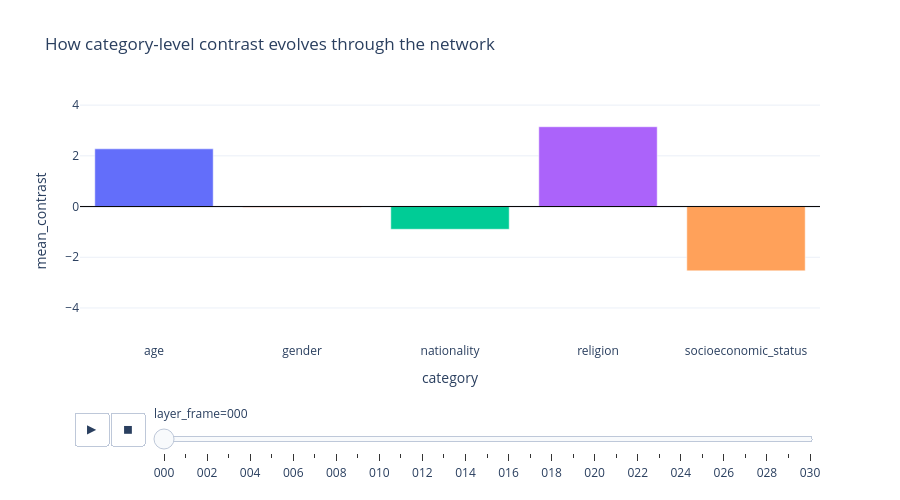

Source (notebook cell):
### Code cell
# Layer-by-layer animated category view — useful during a team presentation.
anim = trajectory.copy()
anim["layer_frame"] = anim.layer.astype(str).str.zfill(3)
fig = px.bar(anim, x="category", y="mean_contrast", color="category",
             animation_frame="layer_frame", range_y=[anim.mean_contrast.min()-.5, anim.mean_contrast.max()+.5],
             title="How category-level contrast evolves through the network")
fig.add_hline(y=0, line_color="black", line_width=1)
fig.update_layout(template="plotly_white", showlegend=False, height=500)
publish_figure(fig, '03_animated_layers', 'Press Play or drag the layer slider. Static exports show the initial layer only.')

### Figure 1 — Plotly figure (JSON) as saved in the notebook; plotly's stock layout.template omitted (floating-point values rounded to 4 significant figures)
{"data": [{"hovertemplate": "category=%{x}<br>layer_frame=000<br>mean_contrast=%{y}<extra></extra>", "legendgroup": "age", "marker": {"color": "#636efa", "pattern": {"shape": ""}}, "name": "age", "orientation": "v", "showlegend": true, "textposition": "auto", "type": "bar", "x": ["age"], "xaxis": "x", "y": [2.276], "yaxis": "y"}, {"hovertemplate": "category=%{x}<br>layer_frame=000<br>mean_contrast=%{y}<extra></extra>", "legendgroup": "gender", "marker": {"color": "#EF553B", "pattern": {"shape": ""}}, "name": "gender", "orientation": "v", "showlegend": true, "textposition": "auto", "type": "bar", "x": ["gender"], "xaxis": "x", "y": [-0.02999], "yaxis": "y"}, {"hovertemplate": "category=%{x}<br>layer_frame=000<br>mean_contrast=%{y}<extra></extra>", "legendgroup": "nationality", "marker": {"color": "#00cc96", "pattern": {"shape": ""}}, "name": "nationality", "orientation": "v", "showlegend": true, "textposition": "auto", "type": "bar", "x": ["nationality"], "xaxis": "x", "y": [-0.8956], "yaxis": "y"}, {"hovertemplate": "category=%{x}<br>layer_frame=000<br>mean_contrast=%{y}<extra></extra>", "legendgroup": "religion", "marker": {"color": "#ab63fa", "pattern": {"shape": ""}}, "name": "religion", "orientation": "v", "showlegend": true, "textposition": "auto", "type": "bar", "x": ["religion"], "xaxis": "x", "y": [3.147], "yaxis": "y"}, {"hovertemplate": "category=%{x}<br>layer_frame=000<br>mean_contrast=%{y}<extra></extra>", "legendgroup": "socioeconomic_status", "marker": {"color": "#FFA15A", "pattern": {"shape": ""}}, "name": "socioeconomic_status", "orientation": "v", "showlegend": true, "textposition": "auto", "type": "bar", "x": ["socioeconomic_status"], "xaxis": "x", "y": [-2.537], "yaxis": "y"}], "layout": {"barmode": "relative", "height": 500, "legend": {"title": {"text": "category"}, "tracegroupgap": 0}, "shapes": [{"line": {"color": "black", "width": 1}, "type": "line", "x0": 0, "x1": 1, "xref": "x domain", "y0": 0, "y1": 0, "yref": "y"}], "showlegend": false, "sliders": [{"active": 0, "currentvalue": {"prefix": "layer_frame="}, "len": 0.9, "pad": {"b": 10, "t": 60}, "steps": [{"args": [["000"], {"frame": {"duration": 0, "redraw": true}, "fromcurrent": true, "mode": "immediate", "transition": {"duration": 0, "easing": "linear"}}], "label": "000", "method": "animate"}, {"args": [["001"], {"frame": {"duration": 0, "redraw": true}, "fromcurrent": true, "mode": "immediate", "transition": {"duration": 0, "easing": "linear"}}], "label": "001", "method": "animate"}, {"args": [["002"], {"frame": {"duration": 0, "redraw": true}, "fromcurrent": true, "mode": "immediate", "transition": {"duration": 0, "easing": "linear"}}], "label": "002", "method": "animate"}, {"args": [["003"], {"frame": {"duration": 0, "redraw": true}, "fromcurrent": true, "mode": "immediate", "transition": {"duration": 0, "easing": "linear"}}], "label": "003", "method": "animate"}, {"args": [["004"], {"frame": {"duration": 0, "redraw": true}, "fromcurrent": true, "mode": "immediate", "transition": {"duration": 0, "easing": "linear"}}], "label": "004", "method": "animate"}, {"args": [["005"], {"frame": {"duration": 0, "redraw": true}, "fromcurrent": true, "mode": "immediate", "transition": {"duration": 0, "easing": "linear"}}], "label": "005", "method": "animate"}, {"args": [["006"], {"frame": {"duration": 0, "redraw": true}, "fromcurrent": true, "mode": "immediate", "transition": {"duration": 0, "easing": "linear"}}], "label": "006", "method": "animate"}, {"args": [["007"], {"frame": {"duration": 0, "redraw": true}, "fromcurrent": true, "mode": "immediate", "transition": {"duration": 0, "easing": "linear"}}], "label": "007", "method": "animate"}, {"args": [["008"], {"frame": {"duration": 0, "redraw": true}, "fromcurrent": true, "mode": "immediate", "transition": {"duration": 0, "easing": "linear"}}], "label": "008", "method": "animate"}, {"args": [["009"], {"frame": {"duration": 0, "redraw": true}, "fromcurrent": true, "mode": "immediate", "transition": {"duration": 0, "easing": "linear"}}], "label": "009", "method": "animate"}, {"args": [["010"], {"frame": {"duration": 0, "redraw": true}, "fromcurrent": true, "mode": "immediate", "transition": {"duration": 0, "easing": "linear"}}], "label": "010", "method": "animate"}, {"args": [["011"], {"frame": {"duration": 0, "redraw": true}, "fromcurrent": true, "mode": "immediate", "transition": {"duration": 0, "easing": "linear"}}], "label": "011", "method": "animate"}, {"args": [["012"], {"frame": {"duration": 0, "redraw": true}, "fromcurrent": true, "mode": "immediate", "transition": {"duration": 0, "easing": "linear"}}], "label": "012", "method": "animate"}, {"args": [["013"], {"frame": {"duration": 0, "redraw": true}, "fromcurrent": true, "mode": "immediate", "transition": {"duration": 0, "easing": "linear"}}], "label": "013", "method": "animate"}, {"args": [["014"], {"frame": {"duration": 0, "redraw": true}, "fromcurrent": true, "mode": "immediate", "transition": {"duration": 0, "easing": "linear"}}], "label": "014", "method": "animate"}, {"args": [["015"], {"frame": {"duration": 0, "redraw": true}, "fromcurrent": true, "mode": "immediate", "transition": {"duration": 0, "easing": "linear"}}], "label": "015", "method": "animate"}, {"args": [["016"], {"frame": {"duration": 0, "redraw": true}, "fromcurrent": true, "mode": "immediate", "transition": {"duration": 0, "easing": "linear"}}], "label": "016", "method": "animate"}, {"args": [["017"], {"frame": {"duration": 0, "redraw": true}, "fromcurrent": true, "mode": "immediate", "transition": {"duration": 0, "easing": "linear"}}], "label": "017", "method": "animate"}, {"args": [["018"], {"frame": {"duration": 0, "redraw": true}, "fromcurrent": true, "mode": "immediate", "transition": {"duration": 0, "easing": "linear"}}], "label": "018", "method": "animate"}, {"args": [["019"], {"frame": {"duration": 0, "redraw": true}, "fromcurrent": true, "mode": "immediate", "transition": {"duration": 0, "easing": "linear"}}], "label": "019", "method": "animate"}, {"args": [["020"], {"frame": {"duration": 0, "redraw": true}, "fromcurrent": true, "mode": "immediate", "transition": {"duration": 0, "easing": "linear"}}], "label": "020", "method": "animate"}, {"args": [["021"], {"frame": {"duration": 0, "redraw": true}, "fromcurrent": true, "mode": "immediate", "transition": {"duration": 0, "easing": "linear"}}], "label": "021", "method": "animate"}, {"args": [["022"], {"frame": {"duration": 0, "redraw": true}, "fromcurrent": true, "mode": "immediate", "transition": {"duration": 0, "easing": "linear"}}], "label": "022", "method": "animate"}, {"args": [["023"], {"frame": {"duration": 0, "redraw": true}, "fromcurrent": true, "mode": "immediate", "transition": {"duration": 0, "easing": "linear"}}], "label": "023", "method": "animate"}, {"args": [["024"], {"frame": {"duration": 0, "redraw": true}, "fromcurrent": true, "mode": "immediate", "transition": {"duration": 0, "easing": "linear"}}], "label": "024", "method": "animate"}, {"args": [["025"], {"frame": {"duration": 0, "redraw": true}, "fromcurrent": true, "mode": "immediate", "transition": {"duration": 0, "easing": "linear"}}], "label": "025", "method": "animate"}, {"args": [["026"], {"frame": {"duration": 0, "redraw": true}, "fromcurrent": true, "mode": "immediate", "transition": {"duration": 0, "easing": "linear"}}], "label": "026", "method": "animate"}, {"args": [["027"], {"frame": {"duration": 0, "redraw": true}, "fromcurrent": true, "mode": "immediate", "transition": {"duration": 0, "easing": "linear"}}], "label": "027", "method": "animate"}, {"args": [["028"], {"frame": {"duration": 0, "redraw": true}, "fromcurrent": true, "mode": "immediate", "transition": {"duration": 0, "easing": "linear"}}], "label": "028", "method": "animate"}, {"args": [["029"], {"frame": {"duration": 0, "redraw": true}, "fromcurrent": true, "mode": "immediate", "transition": {"duration": 0, "easing": "linear"}}], "label": "029", "method": "animate"}, {"args": [["030"], {"frame": {"duration": 0, "redraw": true}, "fromcurrent": true, "mode": "immediate", "transition": {"duration": 0, "easing": "linear"}}], "label": "030", "method": "animate"}], "x": 0.1, "xanchor": "left", "y": 0, "yanchor": "top"}], "title": {"text": "How category-level contrast evolves through the network"}, "updatemenus": [{"buttons": [{"args": [null, {"frame": {"duration": 500, "redraw": true}, "fromcurrent": true, "mode": "immediate", "transition": {"duration": 500, "easing": "linear"}}], "label": "&#9654;", "method": "animate"}, {"args": [[null], {"frame": {"duration": 0, "redraw": true}, "fromcurrent": true, "mode": "immediate", "transition": {"duration": 0, "easing": "linear"}}], "label": "&#9724;", "method": "animate"}], "direction": "left", "pad": {"r": 10, "t": 70}, "showactive": false, "type": "buttons", "x": 0.1, "xanchor": "right", "y": 0, "yanchor": "top"}], "xaxis": {"anchor": "y", "categoryarray": ["age", "gender", "nationality", "religion", "socioeconomic_status"], "categoryorder": "array", "domain": [0, 1], "title": {"text": "category"}}, "yaxis": {"anchor": "x", "domain": [0, 1], "range": [-5.342, 4.202], "title": {"text": "mean_contrast"}}}}
